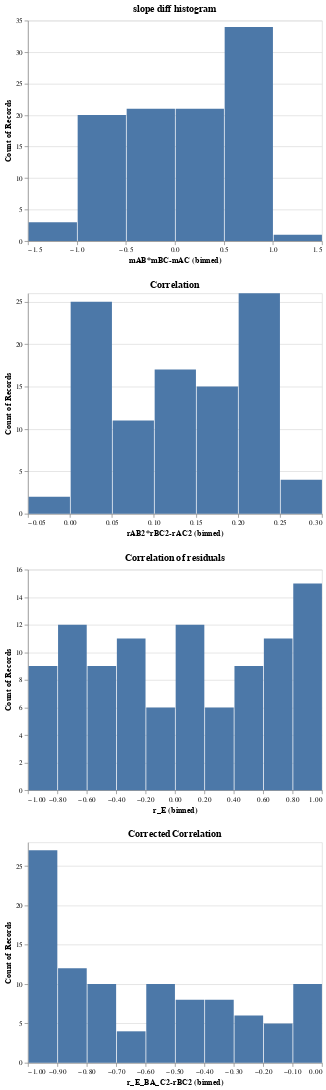

Notebook source saved alongside this figure:
### Code cell
def stats_graphs(d):
    d['rAB2*rBC2-rAC2']=d.rAB**2 * d.rBC**2 - d.rAC**2
    d['r_E_BA_C2-rBC2'] = d.r_E_BA_C**2 - d.rBC**2
    #d['rAC2'] = d.rAC**2
    d['mAB*mBC-mAC'] = d.mAB*d.mBC - d.mAC
    L,U = compute_confidence_interval(d.rAC**2, d['n'])
    d['confidence'] = confidence_status(L, U, d.rAB**2*d.rBC**2)
    slope_histogram = alt.Chart(d).mark_bar().encode(
        x=alt.X('mAB*mBC-mAC:Q', bin=True),
        y='count()').properties(title="slope diff histogram")

    bincount = 100
    ticks = 10
    correlation_graph = alt.Chart(d).mark_bar().encode(
        x=alt.X('rAB2*rBC2-rAC2:Q',bin=True,
                   axis=alt.Axis(
                    tickCount=ticks,
                    grid=False)),
        y='count()').properties(
            title="Correlation")
    residual_correlation = alt.Chart(d).mark_bar().encode(
        x=alt.X('r_E:Q', bin=True),
        y='count()').properties(title="Correlation of residuals")
    corrected_correlation = alt.Chart(d).mark_bar().encode(
        x=alt.X("r_E_BA_C2-rBC2:Q", bin=True),
        y='count()').properties(
        title="Corrected Correlation")

    return alt.vconcat(slope_histogram,correlation_graph,residual_correlation, corrected_correlation)

stats_graphs(d)
